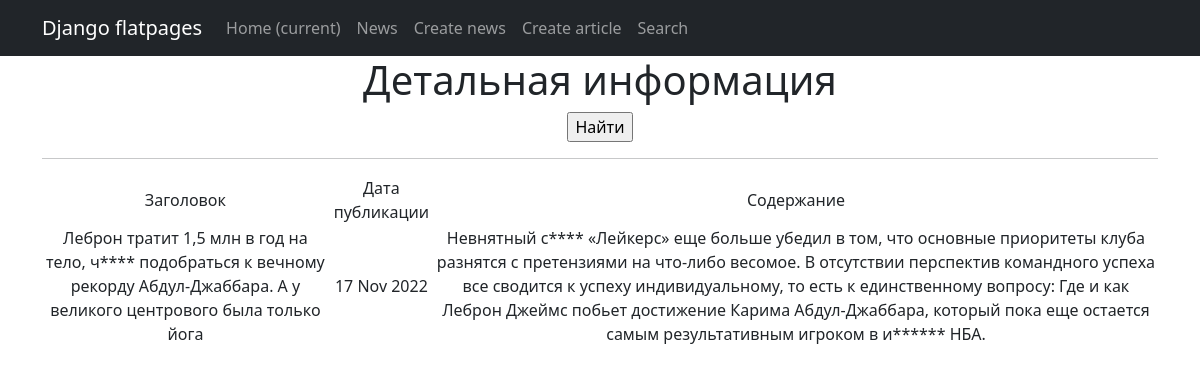
The page /news/2 on the database its author committed.
### news/models.py (models this page shows, shortened)
class Post(models.Model):
    article = 'AR'
    news = 'NE'
    author_name = models.ForeignKey(Author, on_delete=models.CASCADE)  # связь «один ко многим» с моделью Author
    types_post = models.CharField(max_length=2, choices=Types, default='NE')  # поле с выбором — «статья» или «новость»;
    datetime_post = models.DateTimeField(auto_now_add=True)  # автоматически добавляемая дата и время создания;
    category_post = models.ManyToManyField(Category, through='PostCategory')  # связь «многие ко многим» с моделью Category (с дополнительной моделью PostCategory);
    header = models.CharField(max_length=255) #  заголовок статьи/новости
    content = models.TextField() #  текст статьи/новости
    rating_post = models.IntegerField(default=0) #  рейтинг статьи/новости

### news/views.py (the view)
# urls.py: path('<int:pk>', PostDetail.as_view(), name='post_detail'),
class PostDetail(DetailView):
    model = Post
    ordering = '-datetime_post'
    template_name = 'post.html'
    context_object_name = 'post'

### news/templatetags/custom_filters.py (called while the page is built)
@register.filter(name='censors')
def censor(value):
   stopwords = ['стало', 'истории', 'заявку', 'заявке', 'первую', 'стабильные', 'старт', 'чтобы', 'бяка']
   word = value.replace(',', "")
   word = word.replace('-', "")
   word = word.split()
   if type(value) is str:
      for word in stopwords:
         value = value.replace(word, word[0] + "*" * (len(word) - 1))
         value = value.replace(word.capitalize(), word[0] + "*" * (len(word) - 1))
   else:
      raise ValueError('Ошибка, это не переменная строкого типа')
   return f'{value}'

### templates/post.html (shortened to what this page needs)
{% extends 'flatpages/default.html' %}
{% load custom_filters %}
{% load custom_filters %}
{% block content %}
   <h1>Детальная информация</h1>
   <form action="" method="get">
       <input type="submit" value="Найти" />
   </form>
   <hr>
   {% if post %}
       <table>
           <tr>
               <td>Заголовок</td>
               <td>Дата публикации</td>
               <td>Содержание</td>
           </tr>
           <tr>
               <td>{{ post.header|censors }}</td>
               <td>{{ post.datetime_post|date:'d M Y' }}</td>
               <td>{{ post.content|censors }}</td>
           </tr>
       </table>
   {% else %}
       <h2>Новости нет!</h2>
   {% endif %}
{% endblock content %}

### rows shown on the page
Post: header|censors "Леброн тратит 1,5 млн в год на тело, ч**** подобраться к вечному рекорду Абдул-Джаббара. А у великого центрового была только йога", datetime_post "17 Nov 2022", content|censors "Невнятный с**** «Лейкерс» еще больше убедил в том, что основные приоритеты клуба разнятся с претензиями на что-либо весомое. В отсутствии перспектив командного успеха все сводится к успеху индивидуальному, то есть к единственному вопросу: Где и как Леброн Джеймс побьет достижение Карима Абдул-Джаббара, который пока еще остается самым результативным игроком в и****** НБА."
